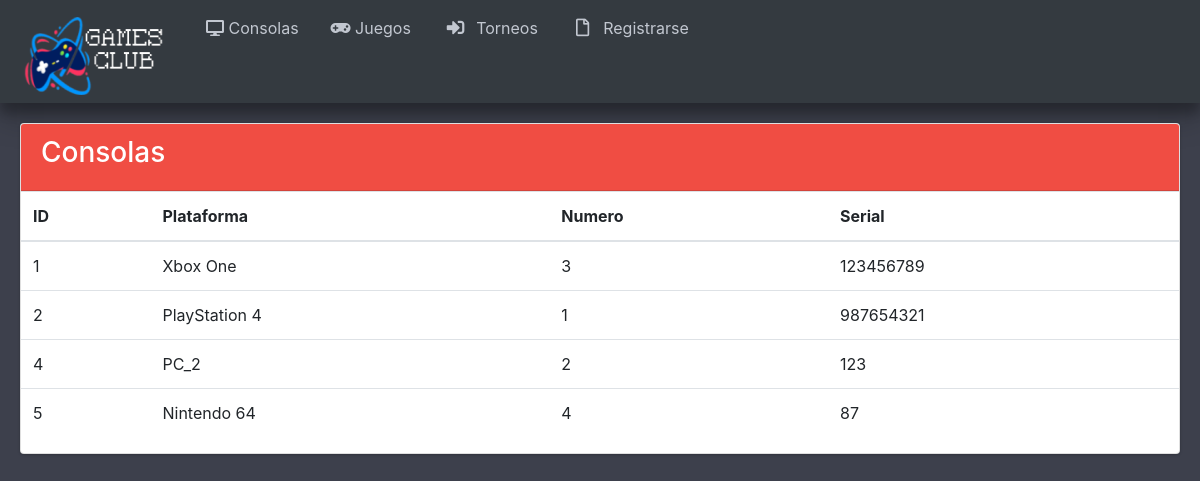
The page /vistas/Consolas.php on the database as committed earlier.
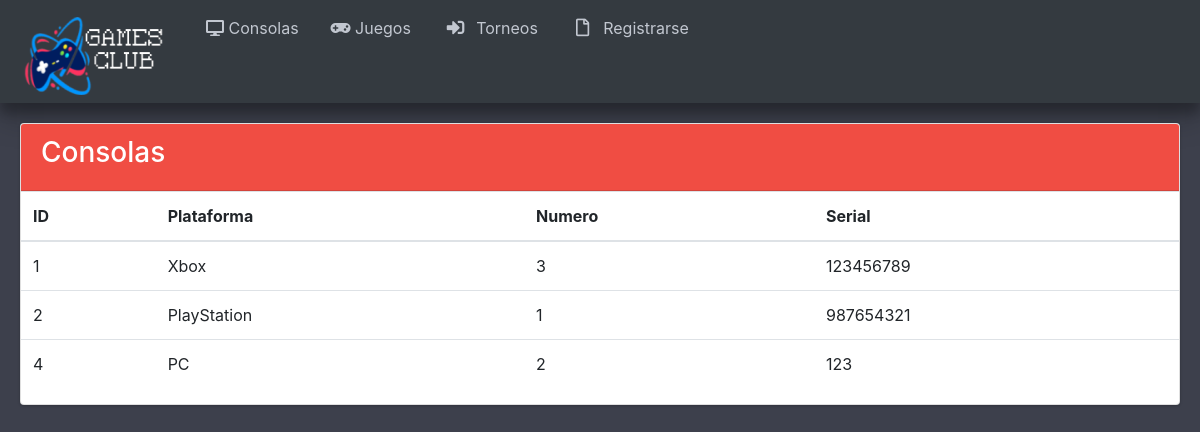
The same page on the database as committed later.
### tables this page shows
CREATE TABLE `consola` (
  `id_consola` int(11) NOT NULL,
  `id_plataforma` int(11) NOT NULL,
  `numero` int(11) NOT NULL,
  `serial` varchar(45) NOT NULL
);

CREATE TABLE `plataforma` (
  `id_plataforma` int(11) NOT NULL,
  `nombre` varchar(45) NOT NULL
);

### modelos/selectTables.php (called while the page is built, shortened)
<?php
  include_once "../controladores/conexion.php";
  $getNormalConsola = $BD -> query("SELECT c.id_consola as id, p.nombre as plataforma, c.numero, c.serial FROM consola c INNER JOIN plataforma p ON c.id_plataforma = p.id_plataforma ORDER BY `id` ASC");
  $resultadoNormalConsola = $getNormalConsola -> fetchAll(PDO::FETCH_OBJ);
?>

### vistas/Consolas.php (the view, shortened to what this page needs)
<?php
include_once '../modelos/selectTables.php';
?>
<!DOCTYPE html>
<html>
<head>
  <link rel="stylesheet" href="plugins/fontawesome-free/css/all.min.css">
  <link rel="stylesheet" href="https://code.ionicframework.com/ionicons/2.0.1/css/ionicons.min.css">
  <link rel="stylesheet" href="plugins/tempusdominus-bootstrap-4/css/tempusdominus-bootstrap-4.min.css">
  <link rel="stylesheet" href="plugins/icheck-bootstrap/icheck-bootstrap.min.css">
  <link rel="stylesheet" href="plugins/jqvmap/jqvmap.min.css">
  <link rel="stylesheet" href="css/adminlte.min.css">
  <link rel="stylesheet" href="plugins/overlayScrollbars/css/OverlayScrollbars.min.css">
  <link rel="stylesheet" href="plugins/daterangepicker/daterangepicker.css">
  <link rel="stylesheet" href="plugins/summernote/summernote-bs4.css">
  <link rel="stylesheet" href="https://maxcdn.bootstrapcdn.com/bootstrap/4.4.1/css/bootstrap.min.css">
</head>
<body class="hold-transition sidebar-mini layout-fixed" style="background-color: #3D404C;">
    <aside class="sidebar-dark-primary elevation-4">
      <div class="sidebar" style="display: flex;">
        <nav class="mt-2">
        <ul class="nav nav-pills nav-sidebar flex-column" data-widget="treeview" role="menu" data-accordion="false">
          <li class="nav-item">
            <center>
              <a href="gamer_Inicio.php" class="nav-link">
              <img src="img/GAMES-CLUB.png">
            </a>
            </center>
          </li>
        </ul>
      </nav>
       <nav class="mt-2">
        <ul class="nav nav-pills nav-sidebar flex-column" data-widget="treeview" role="menu" data-accordion="false">
          <li class="nav-item">
            <a href="Consolas.php" class="nav-link">
              <i class="fa fa-desktop"></i>
              <p>Consolas</p>
            </a>
          </li>
        </ul>
      </nav>
      <nav class="mt-2">
        <ul class="nav nav-pills nav-sidebar flex-column" data-widget="treeview" role="menu" data-accordion="false">
          <li class="nav-item">
            <a href="Juegos.php" class="nav-link">
              <i class="fa fa-gamepad"></i>
              <p>Juegos</p>
            </a>
          </li>
        </ul>
      </nav>
      <nav class="mt-2">
        <ul class="nav nav-pills nav-sidebar flex-column" data-widget="treeview" role="menu" data-accordion="false">
          <li class="nav-item">
            <a href="Torneos.php" class="nav-link">
              <i class="fas fa-sign-in-alt nav-icon"></i>
              <p>Torneos</p>
            </a>
          </li>
        </ul>
      </nav>
        <nav class="mt-2">
        <ul class="nav nav-pills nav-sidebar flex-column" data-widget="treeview" role="menu" data-accordion="false">
          <li class="nav-item">
            <a href="registroNormal.php" class="nav-link">
              <i class="far fa-file nav-icon"></i>
              <p>Registrarse</p>
            </a>
          </li>
        </ul>
      </nav>
    </aside>
      <section class="content">
        <div class="container-fluid">
          <div class="row">
            <div style="width: 1365px; padding-top: 20px; padding-bottom: 20px; padding-left: 20px; padding-right: 20px;">
              <div class="card card-primary">
                <div class="card-header" style="background-color:#F04D43;">
                  <h3>Consolas</h3>
                </div>
                <form class="" action="editConsola.php" method="post">
                  <div class="crudAdmin" align="center">
                    <table class="table table-hover">
                      <thead>
                        <tr>
                          <th>ID</th>
                          <th>Plataforma</th>
                          <th>Numero</th>
                          <th>Serial</th>
                        </tr>
                      </thead>
                      <tbody>
                        <?php foreach ($resultadoNormalConsola as $resultadoNormalConsola){ ?>
                        <tr>
                        <td><?php echo $resultadoNormalConsola -> id ?></td>
                        <td><?php echo $resultadoNormalConsola -> plataforma ?></td>
                        <td><?php echo $resultadoNormalConsola -> numero ?></td>
                        <td><?php echo $resultadoNormalConsola -> serial ?></td>
                        </tr>
                        <?php } ?>
                      </tbody>
                    </table>
                  </div>
                </form>
            </div>
          </div>
        </div>
      </div>
    </section>
</body>
    </html>

Rows that differ between the two databases and show on the page:
removed consola: id_consola "5", id_plataforma.nombre "Nintendo 64", numero "4", serial "87"
changed through a linked row, consola id 1: id_plataforma.nombre "Xbox One" → "Xbox"
changed through a linked row, consola id 2: id_plataforma.nombre "PlayStation 4" → "PlayStation"
changed through a linked row, consola id 4: id_plataforma.nombre "PC_2" → "PC"
